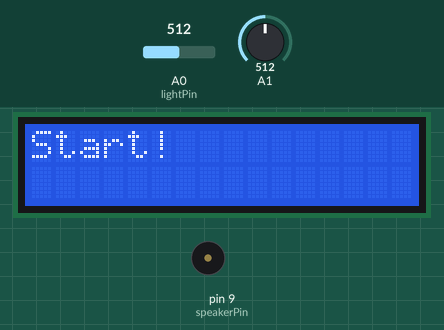
A sketch run on a simulated Arduino Uno, built with avr-gcc and run on an emulated ATmega328P. Parts: 16×2 character LCD, buzzer (waves = sounding, pin HIGH). Inputs (shaded band) come from the test bench; at power-on: A1 = 512, A0 (lightPin) = 512. What the sketch prints to the serial monitor is not drawn.

Above: at 1.2 s.
1.3 s: A1 set to 531
At 2.02 s:
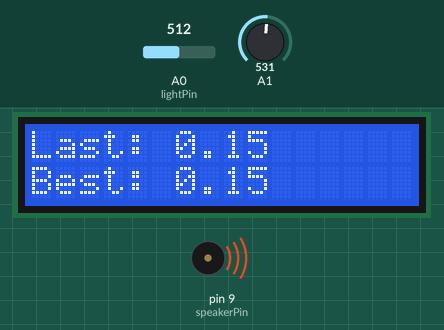
3.2 s: A0 (lightPin) set to 546
At 4.3 s:
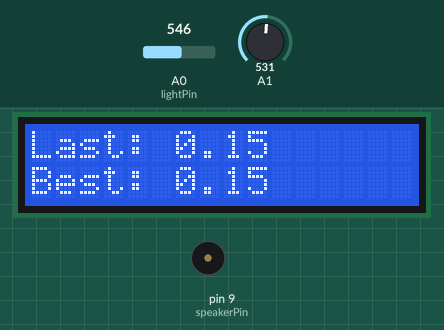
4.8 s: A0 (lightPin) set to 511
At 4.88 s:
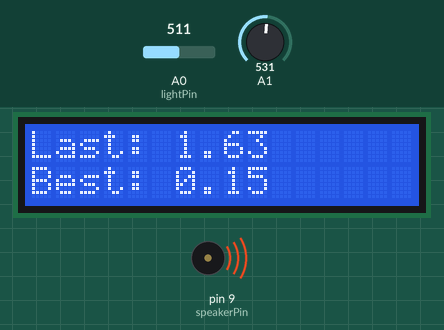
6.3 s: A0 (lightPin) set to 716
At 7.0 s:
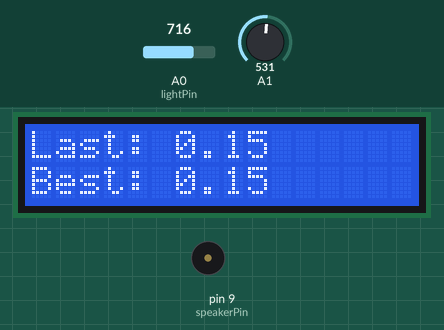
7.8 s: A1 set to 702
9.3 s: A1 set to 732
At 9.38 s:
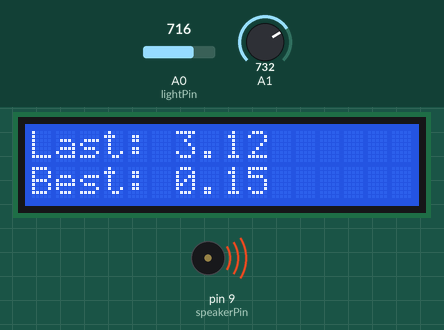
Timing chart, 0 to 11.8 s (numbered marks = the images above; inputs shaded):
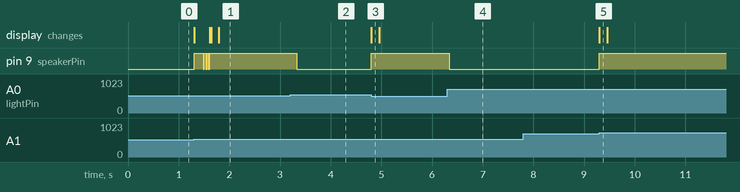

Measured:
- the behaviour switches between 512 and 513 on A1 (found by bisection; images 0 and 1)
- the behaviour switches between 530 and 531 on A0 (lightPin) (found by bisection; images 1 and 2)
- the behaviour switches between 716 and 717 on A1 (found by bisection; images 4 and 5)
- after the input at 1.3 s, pin 9 (speakerPin): LOW → HIGH at once, then repeats every 0.05 s: LOW 0.03 s, HIGH 0.03 s, until it stays HIGH from 1.6 s; the display: first changes at once (image 1 shows a later state)
- after the input at 3.2 s, pin 9 (speakerPin): HIGH → LOW after 0.13 s
- after the input at 4.8 s, pin 9 (speakerPin): LOW → HIGH at once; the display: changes at once (image 3)
- after the input at 6.3 s, pin 9 (speakerPin): HIGH → LOW at once
- after the input at 7.8 s, every drawn part: stays the same
- after the input at 9.3 s, pin 9 (speakerPin): LOW → HIGH at once; the display: changes at once (image 5)

The sketch:

laptimer_best_v_last.ino
```cpp
/* Single lane slot car timer
Written by TheInsanityUnleashed @ Youtube
----------------------------------------------------

           PhotoR     10K
 +5    o---/\/\/--.--/\/\/---o GND
                  |
 Pin A0 o----------


 Pin 9 ------Piezo-----gnd


 Sensitivity Pot --------- Pin A1

----------------------------------------------------
*/

#include <LiquidCrystal.h>

//variables
const byte lightPin = 0;
const byte speakerPin = 9;
int lightSensor = 0;
unsigned long lapMillis = 0;
unsigned long startMillis = millis();
unsigned long bestMillis = 9999999;
float lapTime = 0.00;
float bestLap = 0.00;
boolean firstTrigger = true;
boolean newBest = false;

LiquidCrystal lcd(12, 11, 5, 4, 3, 2);

void setup()
{
    lcd.begin(16, 2);
    lcd.setCursor(0, 0);
    lcd.print("Start!           ");
    Serial.begin(9600);
    pinMode(speakerPin, OUTPUT);
    digitalWrite(speakerPin, LOW);
}

void loop()
{

//reading from light sensor
lightSensor = analogRead(lightPin);


  //If car detected
  if(lightSensor < analogRead(1)){


    //determine lap time in milliseconds
    lapMillis = millis() - startMillis;
    startMillis = millis();

    lapTime = lapMillis / 1000.00;

    //if firs trigger print race started
    if (firstTrigger == true){
      lcd.setCursor(0, 0);
      lcd.print("Race Started!    ");
    }

    //print if not first trigger
    if (firstTrigger != true){
      Serial.print("lapTime: ");
      Serial.println(lapTime);
      Serial.print("lapMillis: ");
      Serial.println(lapMillis);
      //print lap time
      lcd.setCursor(0, 0);
      lcd.print("Last: ");
      lcd.print(lapTime);
      lcd.print("       ");
    }


    //if last lap is better than best lap
    if(lapMillis < bestMillis && firstTrigger != true)
    {
      bestMillis = lapMillis;
      bestLap = lapTime;
      Serial.print("bestLap: ");
      Serial.println(bestLap);
      //print best lap time
      lcd.setCursor(0, 1);
      lcd.print("Best: ");
      lcd.print(bestLap);
      lcd.print("      ");
      newBest = true;
    }

    //beep piezo
    if(newBest == true)
    {
      digitalWrite(speakerPin, HIGH);
      delay(25);
      digitalWrite(speakerPin, LOW);
      delay(25);
      digitalWrite(speakerPin, HIGH);
      delay(25);
      digitalWrite(speakerPin, LOW);
      delay(25);
      digitalWrite(speakerPin, HIGH);
      delay(25);
      digitalWrite(speakerPin, LOW);
      delay(25);
      digitalWrite(speakerPin, HIGH);
      delay(25);
      digitalWrite(speakerPin, LOW);
      newBest = false;
    }
    else
    {
      digitalWrite(speakerPin, HIGH);
      delay(150);
      digitalWrite(speakerPin, LOW);
    }

    firstTrigger = false;
    Serial.println("----------------");

}
}
```
